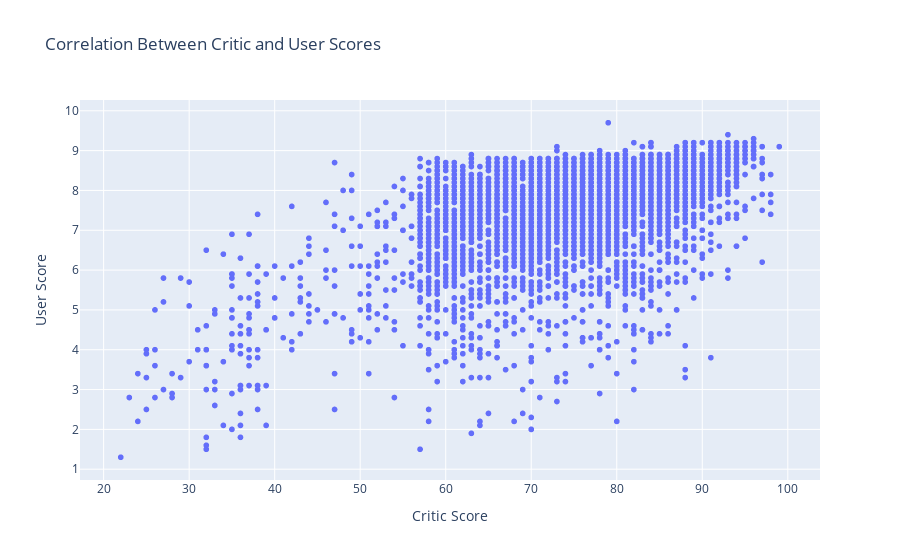

The notebook cell this image was saved under:
### Code cell
# Convert columns to numeric, coercing errors
filtered_df['meta_score'] = pd.to_numeric(filtered_df['meta_score'], errors='coerce')
filtered_df['user_review'] = pd.to_numeric(filtered_df['user_review'], errors='coerce')

# Drop any rows with NaN values resulting from the conversion
filtered_df = filtered_df.dropna(subset=['meta_score', 'user_review'])

# Calculate correlation
correlation = np.corrcoef(filtered_df['meta_score'], filtered_df['user_review'])[0, 1]
print(f"Correlation between Critic Scores and User Scores: {correlation:.2f}")

# Create scatter plot
fig = px.scatter(filtered_df, x='meta_score', y='user_review',
                 labels={'meta_score': 'Critic Score', 'user_review': 'User Score'},
                 title='Correlation Between Critic and User Scores')

fig.show()

### Figure 1 — Plotly figure (JSON) as saved in the notebook; plotly's stock layout.template omitted (floating-point values rounded to 4 significant figures; data arrays with more than 128 entries replaced by an {"elided": "..."} marker saying what was removed)
{"data": [{"hovertemplate": "Critic Score=%{x}<br>User Score=%{y}<extra></extra>", "legendgroup": "", "marker": {"color": "#636efa", "symbol": "circle"}, "mode": "markers", "name": "", "showlegend": false, "type": "scattergl", "x": {"elided": "4332 int values"}, "xaxis": "x", "y": {"elided": "4332 float values"}, "yaxis": "y"}], "layout": {"autosize": true, "legend": {"tracegroupgap": 0}, "title": {"text": "Correlation Between Critic and User Scores"}, "xaxis": {"anchor": "y", "autorange": true, "domain": [0, 1], "range": [17.45, 103.6], "title": {"text": "Critic Score"}, "type": "linear"}, "yaxis": {"anchor": "x", "autorange": true, "domain": [0, 1], "range": [0.6068, 10.39], "title": {"text": "User Score"}, "type": "linear"}}}
